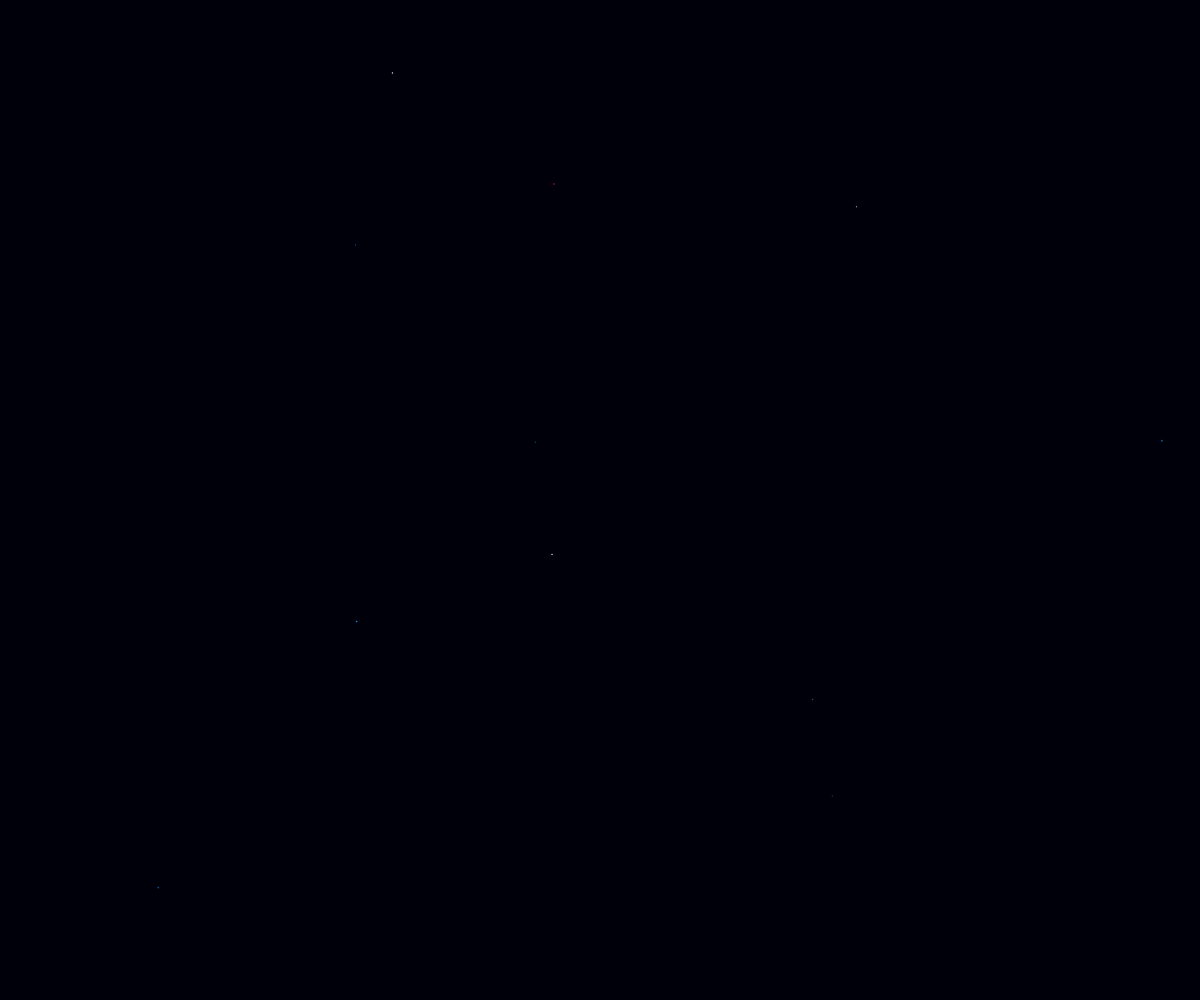
Frame 1 (no input)
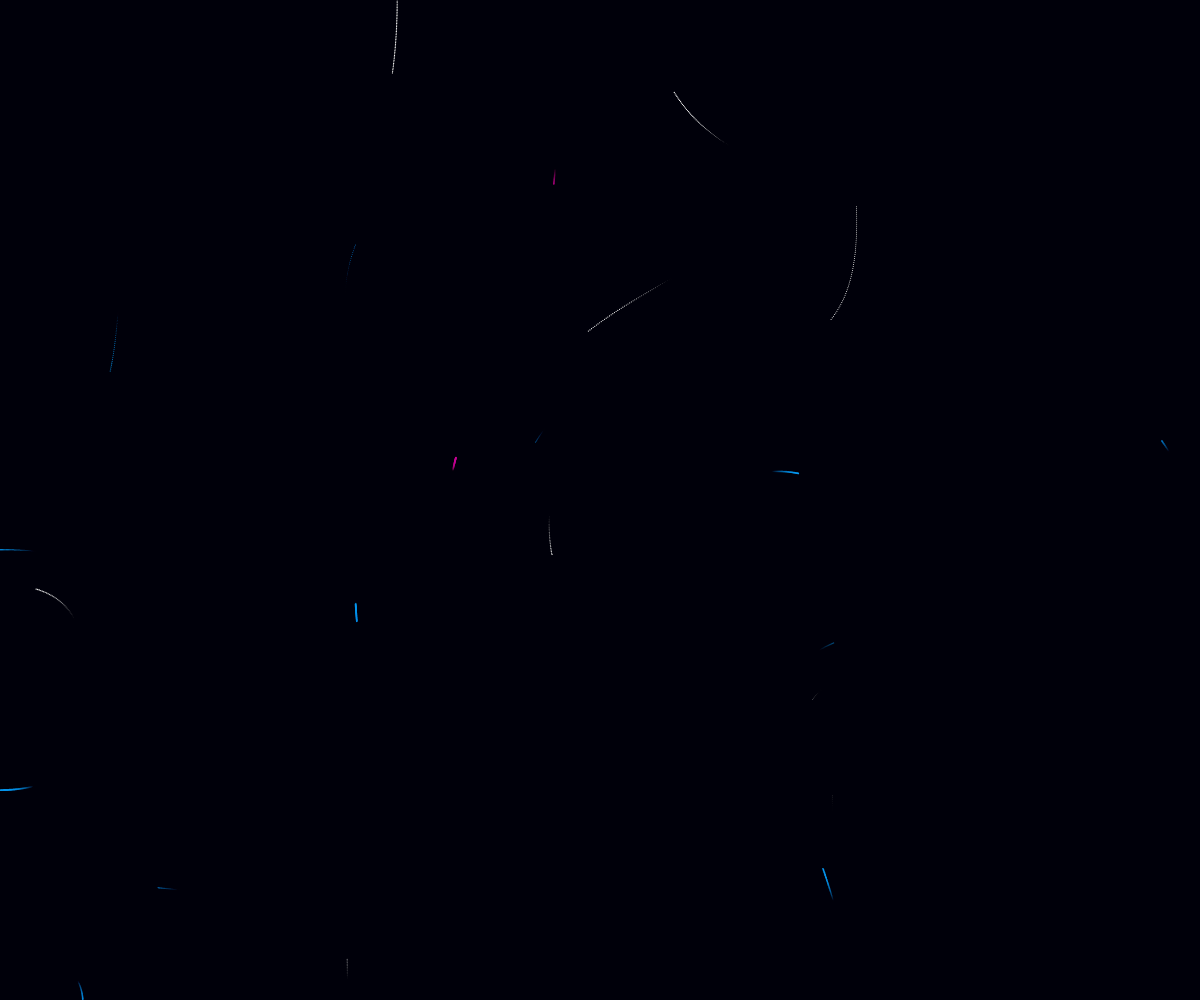
Frame 60 (no input)
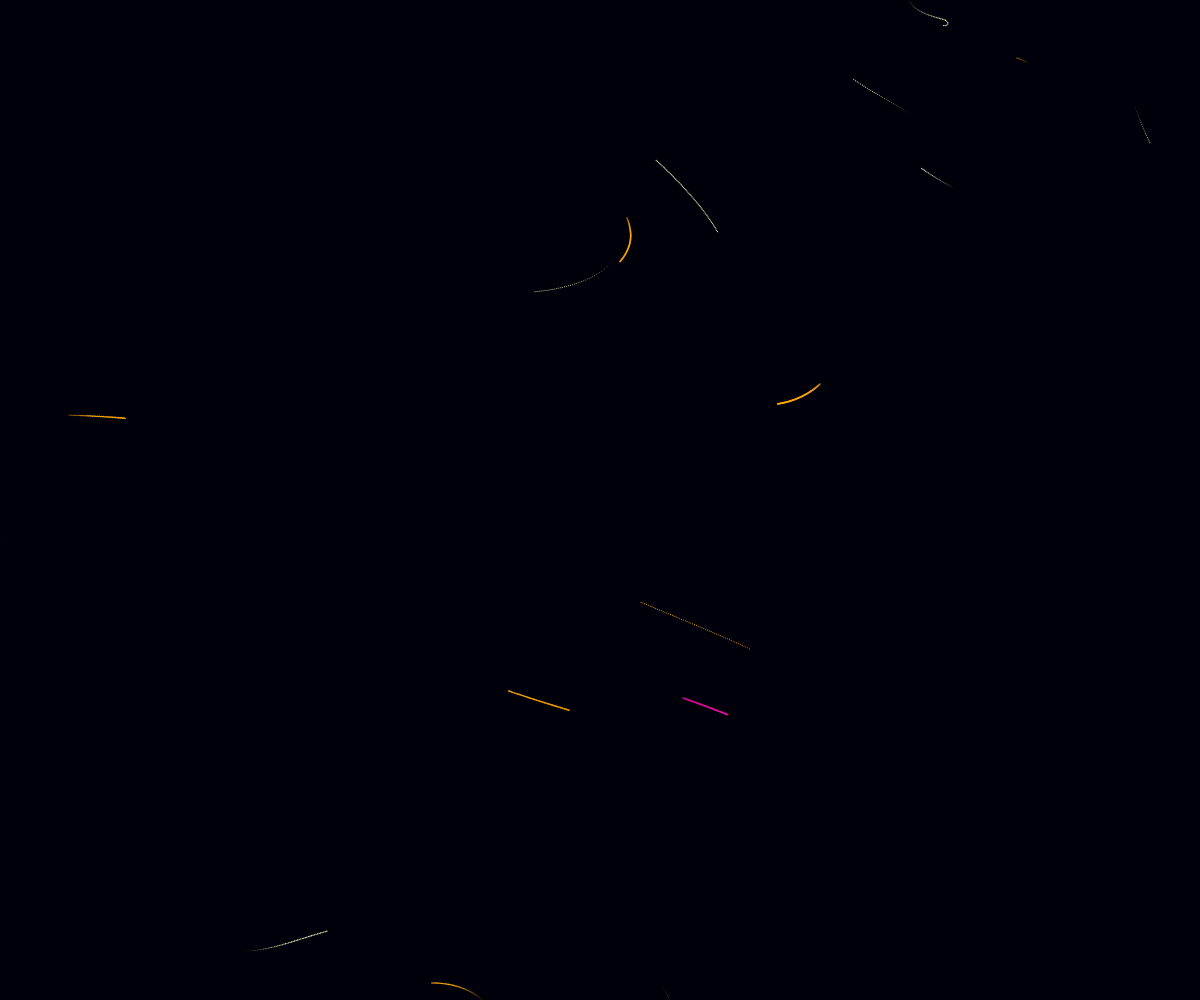
Frame 120 (the mouse pressed at the canvas centre since frame 60)

The p5.js sketch that drew these frames (run headless with seeded random() and noise() and a simulated clock; from frame 60 on, the mouse is pressed at the canvas centre):

// p5.js sketch
// ── sketch.js
let particles = [];
let nums;
let particleDensity = 100000;
let noiseScale = 2000;
let maxLife = 10;
let	simulationSpeed = 0.4;
let fadeFrame = 0;
let backgroundColor;
let visualMode = 2;
let numModes = 6;
let invertColors = false;

function setup(){
	nums = windowWidth * windowHeight / particleDensity;
	backgroundColor = color(0, 0, 10);
	createCanvas(windowWidth, windowHeight);
	background(backgroundColor);
	for(let i = 0; i < nums; i++){
		particles[i] = new Particle();
	}
	
}

function draw(){
	noStroke();
	
	++fadeFrame;
	if(fadeFrame % 5 == 0){
		if(invertColors){
			blendMode(ADD);
		} else {
			blendMode(DIFFERENCE);
		}
		fill(1, 1, 1);
		rect(0,0,width,height);

		if(invertColors){
			blendMode(DARKEST);
		} else {
			blendMode(LIGHTEST);
		}
		fill(backgroundColor);
		rect(0,0,width,height);
	}
	
	blendMode(BLEND);
	smooth();
	for(let i = 0; i < nums; i++){
		let iterations = map(i,0,nums,5,1);
		let radius = map(i,0,nums,1,2);
		
		particles[i].move(iterations);
		particles[i].checkEdge();
		
		let alpha = 255;
		let particleColor;
		let fadeRatio;
		fadeRatio = min(particles[i].life * 5 / maxLife, 1);
		fadeRatio = min((maxLife - particles[i].life) * 5 / maxLife, fadeRatio);
		let colorCase = visualMode;
		if(visualMode == 0)
		{
			colorCase = int(particles[i].pos.x / width * 3) + 1;
		}
		switch(colorCase)
		{
			case 1:
				let lifeRatioGrayscale = min(255, (255 * particles[i].life / maxLife) + red(backgroundColor));
				particleColor = color(lifeRatioGrayscale, alpha * fadeRatio);
				break;
			case 2:
				particleColor = particles[i].color;
				break;
			case 3:
				particleColor = color(blue(particles[i].color) + 70, green(particles[i].color) + 20, red(particles[i].color) - 50);
				break;
		}
		if(invertColors){
			particleColor = color(255 - red(particleColor), 255 - green(particleColor), 255 - blue(particleColor));
		}
		fill(red(particleColor), green(particleColor), blue(particleColor), alpha * fadeRatio);
		particles[i].display(radius);
	} 
}

function Particle(){
	this.vel = createVector(0, 0);
	this.pos = createVector(random(0, width), random(0, height));
	this.life = random(0, maxLife);
	this.flip = int(random(0,2)) * 2 - 1;
	var randColor = int(random(0,3));
	switch(randColor)
	{
		case 0:
			this.color = color(200,0,150);
			break;
		case 1:
			this.color = color(7,153,242);
			break;
		case 2:
			this.color = color(255,255,255);
			break;
	}
	
	this.move = function(iterations){
		if((this.life -= 0.06667) < 0)
			this.respawn();
		while(iterations > 0){
			let angle = 0;
			angle = noise(this.pos.x/noiseScale, this.pos.y/noiseScale)*TWO_PI*noiseScale*this.flip;
			this.vel.x = cos(angle);
			this.vel.y = sin(angle);
			this.vel.mult(simulationSpeed);
			this.pos.add(this.vel);
			--iterations;
		}
	}

	this.checkEdge = function(){
		if(this.pos.x > width || this.pos.x < 0 || this.pos.y > height || this.pos.y < 0){
			this.respawn();
		}
	}
	
	this.respawn = function(){
		this.pos.x = random(0, width);
		this.pos.y = random(0, height);
		this.life = maxLife;
	}

	this.display = function(r){
		ellipse(this.pos.x, this.pos.y, r, r);
	}
}

function advanceVisual()
{
	visualMode = ++visualMode % numModes;
	if(visualMode == 0){
		invertColors = !invertColors;
		backgroundColor = invertColors ? color(235, 235, 235) : color(20, 20, 20);
	}
	noiseSeed(random()*Number.MAX_SAFE_INTEGER);
	background(backgroundColor);
	for(var i = 0; i < nums; i++){
		particles[i].respawn();
		particles[i].life = random(0,maxLife);
  }
}

function keyPressed()
{
	advanceVisual();
}

function touchStarted()
{
	advanceVisual();
}
